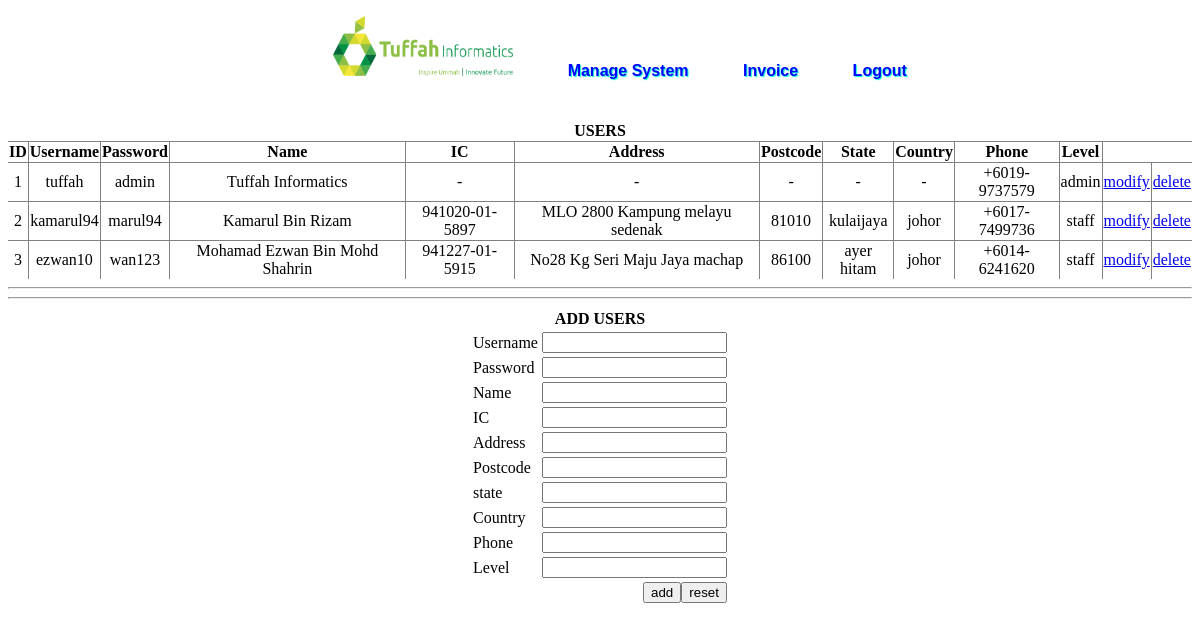
Before: /admin/staff.php with the older database file.
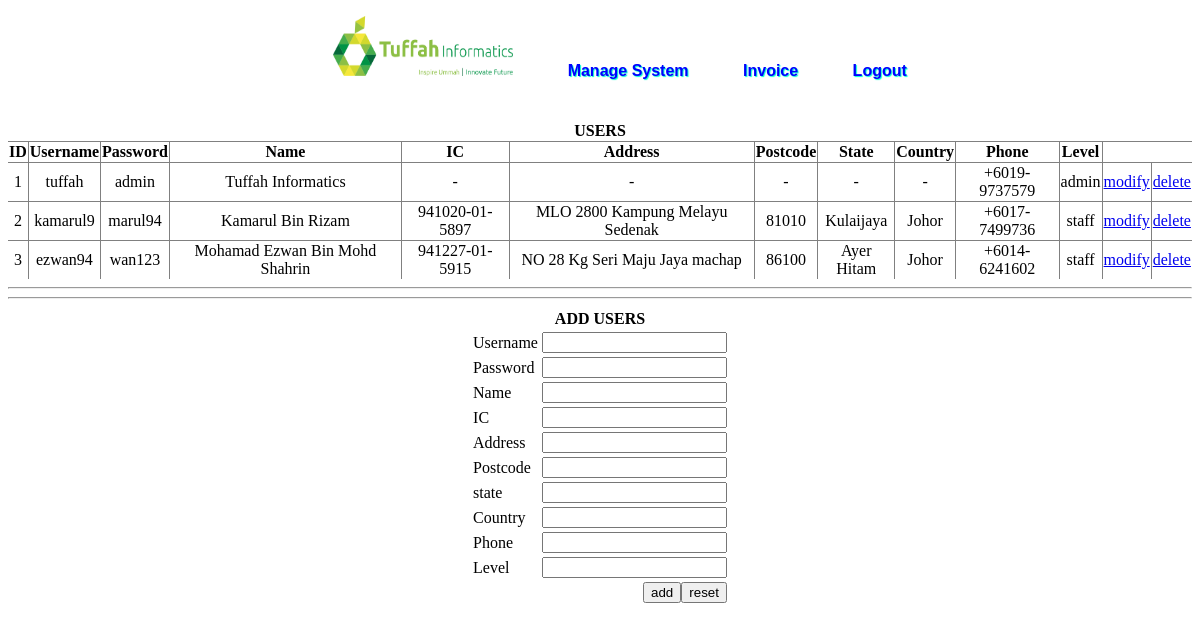
After: the same page with the newer database file.
### tables this page shows
CREATE TABLE IF NOT EXISTS `users` (
  `id` int(200) NOT NULL AUTO_INCREMENT,
  `username` varchar(200) NOT NULL,
  `password` varchar(200) NOT NULL,
  `name` varchar(200) NOT NULL,
  `ic` varchar(200) NOT NULL,
  `address` varchar(200) NOT NULL,
  `postcode` varchar(200) NOT NULL,
  `state` varchar(200) NOT NULL,
  `country` varchar(200) NOT NULL,
  `phone` varchar(200) NOT NULL,
  `level` varchar(200) NOT NULL,
  PRIMARY KEY (`id`)
);

### admin/staff.php (the view, shortened to what this page needs)
<?php
	$sql = "SELECT * FROM users";
	$res = mysql_query($sql) or die (mysql_error());
?>
<!DOCTYPE html PUBLIC "-//W3C//DTD XHTML 1.0 Transitional//EN" "http://www.w3.org/TR/xhtml1/DTD/xhtml1-transitional.dtd">
<html xmlns="http://www.w3.org/1999/xhtml">
<head>
<link rel="stylesheet" href="../style/style.css" type="text/css" />
</head>
<body>
	<div class="main">
    	<div class="navbar">
    		<ul id="menu">
        		<li><a href="index.php"><img src="../img/login logo.png" width="180" height="60" /></a></li>
                <li><a href="manage.php">Manage System</a></li>
        		<li><a href="invoiceForm.php">Invoice</a></li>
        		<li><a href="#">Logout</a></li>
			</ul>
		</div>
        	<br /><br /><br />
        <div class="content">
        	<div>
            	<table width="100%" border="0" rules="all" align="center">
                	<tr>
                    	<th colspan="13">USERS</th>
                    </tr>
                	<tr>
                    	<th>ID</th>
                        <th>Username</th>
                        <th>Password</th>
                        <th>Name</th>
                        <th>IC</th>
                        <th>Address</th>
                        <th>Postcode</th>
                        <th>State</th>
                        <th>Country</th>
                        <th>Phone</th>
                        <th>Level</th>
                   	<tr>
                    <?php
						$i=1;
						while($user = mysql_fetch_array($res)){
							echo "<tr>";
							echo "<td align='center'>" .$i. "</td>";
							echo "<td align='center'>" .$user['username']. "</td>";
							echo "<td align='center'>" .$user['password']. "</td>";
							echo "<td align='center'>" .$user['name']. "</td>";
							echo "<td align='center'>" .$user['ic']. "</td>";
							echo "<td align='center'>" .$user['address']. "</td>";
							echo "<td align='center'>" .$user['postcode']. "</td>";
							echo "<td align='center'>" .$user['state']. "</td>";
							echo "<td align='center'>" .$user['country']. "</td>";
							echo "<td align='center'>" .$user['phone']. "</td>";
							echo "<td align='center'>" .$user['level']. "</td>";
							echo "<td align='center'><a href='../func/usermodify.php?modify=$user[id]'>modify</a></td>";
							echo "<td align='center'><a href='../func/userdelete.php?delete=$user[id]'>delete</a></td>";
							echo "</tr>";
							$i++;
						}
					?>
                    </tr>
                </table>
                <hr />
            	<hr />
            </div>
            <div>
            	<form action="../func/addUser.php" method="post">
                	<table align="center">
                    	<th colspan="2">ADD USERS</th>
                    	<tr>
                        	<td>Username</td>
                        	<td><input name="username" type="text" /></td>
                        </tr>
                    	<tr>
                        	<td>Password</td>
                        	<td><input name="password" type="text" /></td>
                        </tr>
                    	<tr>
                        	<td>Name</td>
                        	<td><input name="name" type="text" /></td>
                        </tr>
                        <tr>
                        	<td>IC</td>
                        	<td><input name="ic" type="text" /></td>
                        </tr>
                        <tr>
                        	<td>Address</td>
                        	<td><input name="address" type="text" /></td>
                        </tr>
                        <tr>
                        	<td>Postcode</td>
                        	<td><input name="postcode" type="text" /></td>
                        </tr>
                        <tr>
                        	<td>state</td>
                        	<td><input name="state" type="text" /></td>
                        </tr>
                        <tr>
                        	<td>Country</td>
                        	<td><input name="country" type="text" /></td>
                        </tr>
                        <tr>
                        	<td>Phone</td>
                        	<td><input name="phone" type="text" /></td>
                        </tr>
                        <tr>
                        	<td>Level</td>
                        	<td><input name="level" type="text" /></td>
                        </tr>
                        <tr>
                        	<td colspan="2" align="right"><span><input name="add" type="submit" value="add" /></span><span><input name="reset" type="reset" value="reset" /></span></td>
                        </tr>
                    </table>
                </form>
            </div>
        </div>
    </div>
</body>
</html>

Changed rows visible on the page:
removed users: username "ezwan10", password "wan123", name "Mohamad Ezwan Bin Mohd Shahrin", ic "941227-01-5915", address "No28 Kg Seri Maju Jaya machap", postcode "86100", state "ayer hitam", country "johor", phone "+6014-6241620", level "staff"
changed users "marul94": username "kamarul94" → "kamarul9"; address "MLO 2800 Kampung melayu sedenak" → "MLO 2800 Kampung Melayu Sedenak"; state "kulaijaya" → "Kulaijaya"; country "johor" → "Johor"
added users: username "ezwan94", password "wan123", name "Mohamad Ezwan Bin Mohd Shahrin", ic "941227-01-5915", address "NO 28 Kg Seri Maju Jaya machap", postcode "86100", state "Ayer Hitam", country "Johor", phone "+6014-6241602", level "staff"
